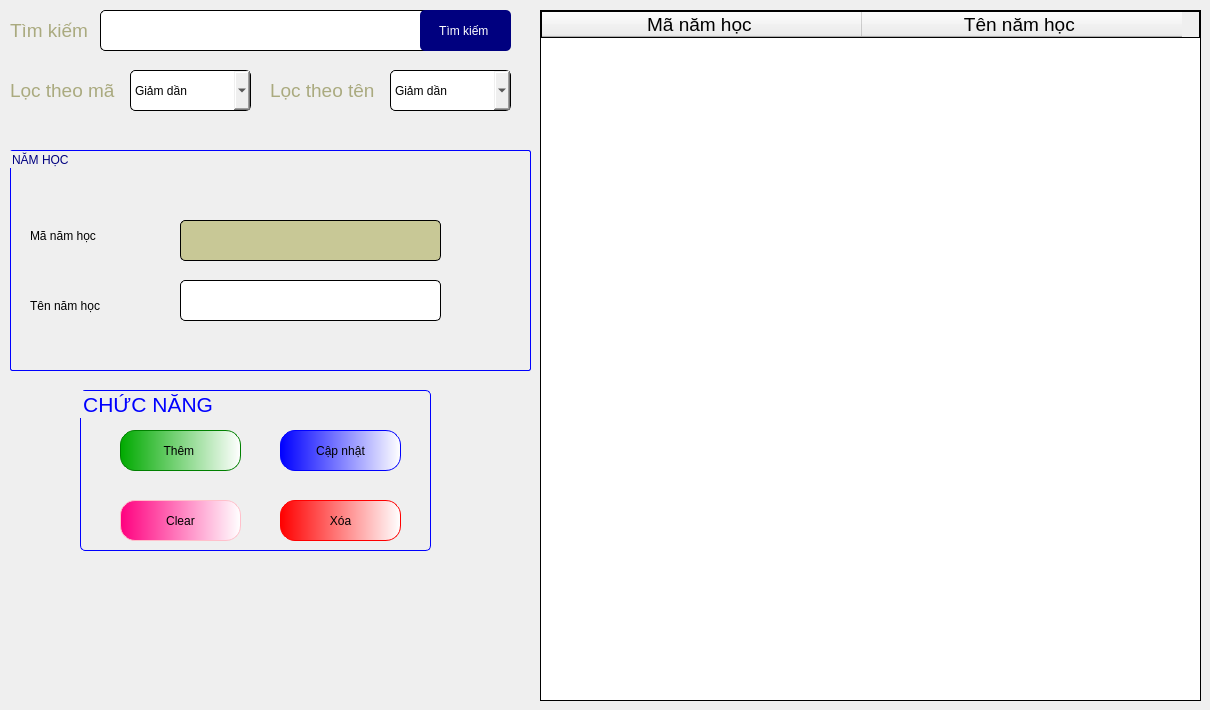
      <widget class="QWidget" name="tab_12">
       <attribute name="title">
        <string>Năm học</string>
       </attribute>
       <widget class="QGroupBox" name="groupBox_69">
        <property name="geometry">
         <rect>
          <x>10</x>
          <y>150</y>
          <width>521</width>
          <height>221</height>
         </rect>
        </property>
        <property name="styleSheet">
         <string notr="true">font: 16pt &quot;Tahoma&quot;;
color: rgb(0, 0, 127);
border:1px solid blue;
border-radius:2px;</string>
        </property>
        <property name="title">
         <string>NĂM HỌC </string>
        </property>
        <widget class="QLabel" name="label_252">
         <property name="geometry">
          <rect>
           <x>20</x>
           <y>70</y>
           <width>141</width>
           <height>31</height>
          </rect>
         </property>
         <property name="styleSheet">
          <string notr="true">border: white;
color:black;</string>
         </property>
         <property name="text">
          <string>Mã năm học</string>
         </property>
        </widget>
        <widget class="QLabel" name="label_253">
         <property name="geometry">
          <rect>
           <x>20</x>
           <y>140</y>
           <width>141</width>
           <height>31</height>
          </rect>
         </property>
         <property name="styleSheet">
          <string notr="true">border: white;
color:black;</string>
         </property>
         <property name="text">
          <string>Tên năm học</string>
         </property>
        </widget>
        <widget class="QLineEdit" name="lineMaNamHoc">
         <property name="enabled">
          <bool>false</bool>
         </property>
         <property name="geometry">
          <rect>
           <x>170</x>
           <y>70</y>
           <width>261</width>
           <height>41</height>
          </rect>
         </property>
         <property name="styleSheet">
          <string notr="true">QLineEdit{
font: 16pt &quot;Tahoma&quot;;
border-radius:5px;
border: 1px solid black;
	color: rgb(6, 6, 6);
	background-color: ;
	background-color: rgb(200, 200, 150);
}</string>
         </property>
         <property name="text">
          <string/>
         </property>
        </widget>
        <widget class="QLineEdit" name="lineTenNamHoc">
         <property name="enabled">
          <bool>true</bool>
         </property>
         <property name="geometry">
          <rect>
           <x>170</x>
           <y>130</y>
           <width>261</width>
           <height>41</height>
          </rect>
         </property>
         <property name="styleSheet">
          <string notr="true">QLineEdit{
font: 16pt &quot;Tahoma&quot;;
border-radius:5px;
border: 1px solid black;
}</string>
         </property>
         <property name="text">
          <string/>
         </property>
        </widget>
       </widget>
       <widget class="QTableWidget" name="tableNamHoc">
        <property name="geometry">
         <rect>
          <x>540</x>
          <y>10</y>
          <width>661</width>
          <height>691</height>
         </rect>
        </property>
        <property name="styleSheet">
         <string notr="true">border: 1px solid black ;
font: 14pt &quot;Tahoma&quot;;</string>
        </property>
        <attribute name="horizontalHeaderDefaultSectionSize">
         <number>320</number>
        </attribute>
        <column>
         <property name="text">
          <string>Mã năm học </string>
         </property>
         <property name="font">
          <font>
           <family>Tahoma</family>
           <pointsize>14</pointsize>
          </font>
         </property>
        </column>
        <column>
         <property name="text">
          <string>Tên năm học </string>
         </property>
         <property name="font">
          <font>
           <family>Tahoma</family>
           <pointsize>14</pointsize>
          </font>
         </property>
        </column>
       </widget>
       <widget class="QLineEdit" name="lineEdit_69">
        <property name="geometry">
         <rect>
          <x>100</x>
          <y>10</y>
          <width>351</width>
          <height>41</height>
         </rect>
        </property>
        <property name="styleSheet">
         <string notr="true">QLineEdit{
font: 16pt &quot;Tahoma&quot;;
border-radius:5px;
border: 1px solid black;
}</string>
        </property>
       </widget>
       <widget class="QPushButton" name="btnTimNH">
        <property name="geometry">
         <rect>
          <x>420</x>
          <y>10</y>
          <width>91</width>
          <height>41</height>
         </rect>
        </property>
        <property name="styleSheet">
         <string notr="true">QPushButton{
background-color: rgb(0, 0, 127);
color:white;
	font: 14pt &quot;Tahoma&quot;;
border-radius:5px;
}
QPushButton:hover{
border:0.5px solid black;
	background-color: yellow;
color:black;
	
}</string>
        </property>
        <property name="text">
         <string>Tìm kiếm </string>
        </property>
       </widget>
       <widget class="QLabel" name="label_131">
        <property name="geometry">
         <rect>
          <x>10</x>
          <y>10</y>
          <width>81</width>
          <height>41</height>
         </rect>
        </property>
        <property name="font">
         <font>
          <family>Tahoma</family>
          <pointsize>14</pointsize>
         </font>
        </property>
        <property name="styleSheet">
         <string notr="true">color: rgb(170, 170, 127);</string>
        </property>
        <property name="text">
         <string>Tìm kiếm </string>
        </property>
       </widget>
       <widget class="QGroupBox" name="groupBox_27">
        <property name="geometry">
         <rect>
          <x>80</x>
          <y>390</y>
          <width>351</width>
          <height>161</height>
         </rect>
        </property>
        <property name="font">
         <font>
          <family>Tahoma</family>
          <pointsize>16</pointsize>
         </font>
        </property>
        <property name="styleSheet">
         <string notr="true">QGroupBox{
border:0.5px solid blue;
border-radius:5px;
color:blue;
}</string>
        </property>
        <property name="title">
         <string>CHỨC NĂNG </string>
        </property>
        <widget class="QPushButton" name="btnThemNamHoc">
         <property name="geometry">
          <rect>
           <x>40</x>
           <y>40</y>
           <width>121</width>
           <height>41</height>
          </rect>
         </property>
         <property name="styleSheet">
          <string notr="true">QPushButton{
font: 16pt &quot;Tahoma&quot;;
border-radius:15px;
border:1px solid green;
	background-color: qlineargradient(spread:pad, x1:0, y1:0, x2:1, y2:0, stop:0 rgba(0, 170, 0, 255), stop:1 rgba(255, 255, 255, 255));
}
QPushButton:hover{
background-color: qlineargradient(spread:pad, x1:0, y1:0, x2:1, y2:0, stop:0 rgba(85, 255, 0, 255), stop:1 rgba(255, 255, 255, 255));
	font: 18pt &quot;Tahoma&quot;;
}
</string>
         </property>
         <property name="text">
          <string>Thêm </string>
         </property>
        </widget>
        <widget class="QPushButton" name="btnCapNhatNamHoc">
         <property name="geometry">
          <rect>
           <x>200</x>
           <y>40</y>
           <width>121</width>
           <height>41</height>
          </rect>
         </property>
         <property name="styleSheet">
          <string notr="true">QPushButton{
font: 16pt &quot;Tahoma&quot;;
border-radius:15px;
border:1px solid blue;
	background-color: qlineargradient(spread:pad, x1:0, y1:0, x2:1, y2:0, stop:0 rgba(0, 0, 255, 255), stop:1 rgba(255, 255, 255, 255));
}
QPushButton:hover{
	font: 18pt &quot;Tahoma&quot;;
	background-color: qlineargradient(spread:repeat, x1:0, y1:0, x2:1, y2:0, stop:0 rgba(0, 85, 255, 255), stop:1 rgba(255, 255, 255, 255));
}
</string>
         </property>
         <property name="text">
          <string>Cập nhật</string>
         </property>
        </widget>
        <widget class="QPushButton" name="btnXoaNamHoc">
         <property name="geometry">
          <rect>
           <x>200</x>
           <y>110</y>
           <width>121</width>
           <height>41</height>
          </rect>
         </property>
         <property name="styleSheet">
          <string notr="true">QPushButton{
font: 16pt &quot;Tahoma&quot;;
border-radius:15px;
border:1px solid red;
	background-color: qlineargradient(spread:pad, x1:0, y1:0, x2:1, y2:0, stop:0 rgba(255, 0, 0, 255), stop:1 rgba(255, 255, 255, 255));
}
QPushButton:hover{
	font: 18pt &quot;Tahoma&quot;;
	background-color:qlineargradient(spread:pad, x1:0, y1:0, x2:1, y2:0.028, stop:0 rgba(189, 0, 0, 255), stop:1 rgba(255, 255, 255, 255))
}
</string>
         </property>
         <property name="text">
          <string>Xóa</string>
         </property>
        </widget>
        <widget class="QPushButton" name="pushButton_86">
         <property name="geometry">
          <rect>
           <x>40</x>
           <y>110</y>
           <width>121</width>
           <height>41</height>
          </rect>
         </property>
         <property name="styleSheet">
          <string notr="true">QPushButton{
font: 16pt &quot;Tahoma&quot;;
border-radius:15px;
border:1px solid pink;
background-color: qlineargradient(spread:pad, x1:0, y1:0, x2:1, y2:0, stop:0 rgba(255, 0, 127, 255), stop:1 rgba(255, 255, 255, 255))
}
QPushButton:hover{
	font: 18pt &quot;Tahoma&quot;;
background-color:qlineargradient(spread:pad, x1:0, y1:0, x2:1, y2:0, stop:0 rgba(134, 0, 67, 255), stop:1 rgba(255, 255, 255, 255))
}
</string>
         </property>
         <property name="text">
          <string>Clear</string>
         </property>
        </widget>
       </widget>
       <widget class="QLabel" name="label_217">
        <property name="geometry">
         <rect>
          <x>10</x>
          <y>70</y>
          <width>111</width>
          <height>41</height>
         </rect>
        </property>
        <property name="font">
         <font>
          <family>Tahoma</family>
          <pointsize>14</pointsize>
         </font>
        </property>
        <property name="styleSheet">
         <string notr="true">color: rgb(170, 170, 127);</string>
        </property>
        <property name="text">
         <string>Lọc theo mã</string>
        </property>
       </widget>
       <widget class="QComboBox" name="cbSortCV_2">
        <property name="geometry">
         <rect>
          <x>130</x>
          <y>70</y>
          <width>121</width>
          <height>41</height>
         </rect>
        </property>
        <property name="styleSheet">
         <string notr="true">QComboBox{
font: 16pt &quot;Tahoma&quot;;
	color: rgb(0, 0, 0);
border: 1px solid black;
border-radius:5px;
}</string>
        </property>
        <item>
         <property name="text">
          <string>Giảm dần</string>
         </property>
        </item>
        <item>
         <property name="text">
          <string>Tăng dần</string>
         </property>
        </item>
       </widget>
       <widget class="QComboBox" name="cbSortCV_3">
        <property name="geometry">
         <rect>
          <x>390</x>
          <y>70</y>
          <width>121</width>
          <height>41</height>
         </rect>
        </property>
        <property name="styleSheet">
         <string notr="true">QComboBox{
font: 16pt &quot;Tahoma&quot;;
	color: rgb(0, 0, 0);
border: 1px solid black;
border-radius:5px;
}</string>
        </property>
        <item>
         <property name="text">
          <string>Giảm dần</string>
         </property>
        </item>
        <item>
         <property name="text">
          <string>Tăng dần</string>
         </property>
        </item>
       </widget>
       <widget class="QLabel" name="label_218">
        <property name="geometry">
         <rect>
          <x>270</x>
          <y>70</y>
          <width>111</width>
          <height>41</height>
         </rect>
        </property>
        <property name="font">
         <font>
          <family>Tahoma</family>
          <pointsize>14</pointsize>
         </font>
        </property>
        <property name="styleSheet">
         <string notr="true">color: rgb(170, 170, 127);</string>
        </property>
        <property name="text">
         <string>Lọc theo tên</string>
        </property>
       </widget>
      </widget>
